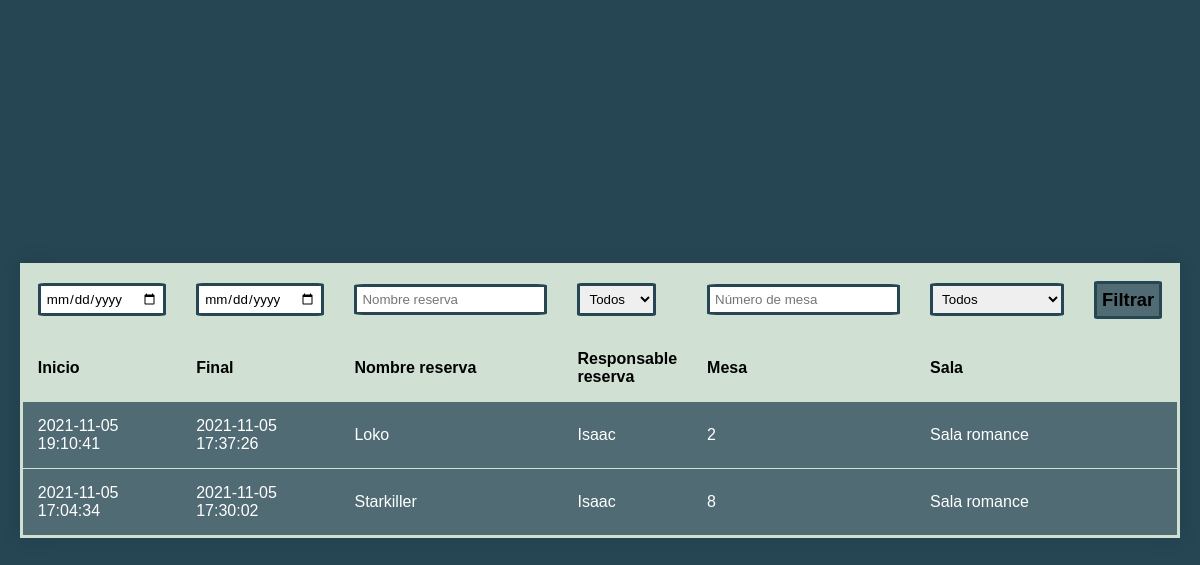
The page /view/historial.php on the database as committed earlier.
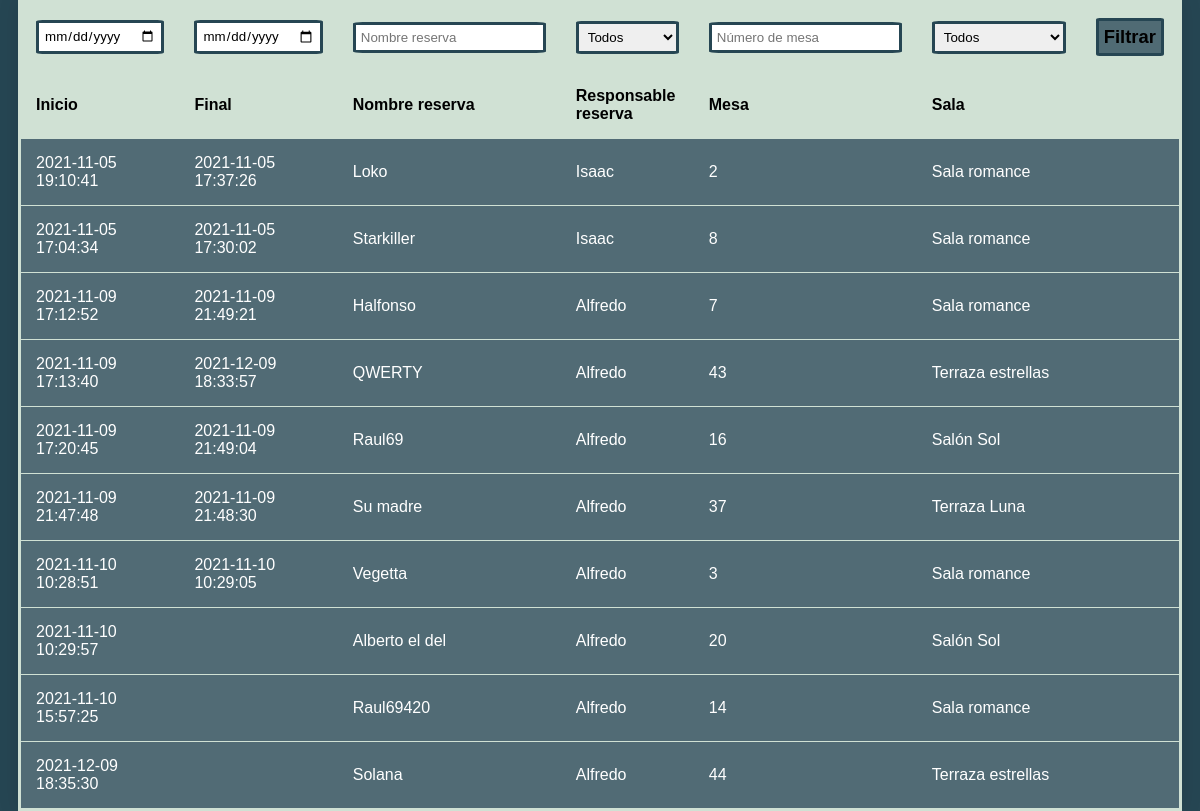
The same page on the database as committed later.
### tables this page shows
CREATE TABLE `tbl_reserva` (
  `id_res` int(11) NOT NULL,
  `horaIni_res` datetime NOT NULL,
  `horaFin_res` datetime DEFAULT NULL,
  `datos_res` varchar(30) NOT NULL,
  `id_use_fk` int(11) NOT NULL,
  `id_mes_fk` int(11) NOT NULL
);

CREATE TABLE `tbl_usuario` (
  `id_use` int(11) NOT NULL,
  `nombre_use` varchar(45) DEFAULT NULL,
  `email_use` varchar(50) NOT NULL,
  `pwd_use` varchar(50) NOT NULL,
  `tipo_use` enum('Camarero','Admin','Mantenimiento') NOT NULL
);

CREATE TABLE `tbl_mesa` (
  `id_mes` int(11) NOT NULL,
  `status_mes` enum('Libre','Mantenimiento','Ocupado/Reservado') NOT NULL,
  `capacidad_mes` int(3) NOT NULL,
  `id_sal_fk` int(11) NOT NULL
);

CREATE TABLE `tbl_sala` (
  `id_sal` int(11) NOT NULL,
  `nombre_sal` varchar(50) DEFAULT NULL,
  `capacidad_sal` int(3) DEFAULT NULL,
  `imagen_sal` varchar(45) DEFAULT NULL
);

### view/historial.php (the view, shortened to what this page needs)
<!DOCTYPE html>
<?php include_once '../services/connection.php';?>
<html lang="en">
<head>
    <link rel="stylesheet" href="../css/style.css">
</head>
<body class="historial">
        <div class="atras"><a href="menu.php"><i class="far fa-arrow-alt-square-left"></i></a></div>
        <div class="logout"><a href="../services/kill-login.php"><i class="fas fa-user-circle"></i></a></div>
<?php
    $reserva=$pdo->prepare("SELECT r.id_res, r.horaIni_res, r.horaFin_res, r.datos_res, u.nombre_use, m.id_mes, s.nombre_sal
    FROM tbl_reserva r
    INNER JOIN tbl_usuario u ON r.id_use_fk=u.id_use
    INNER JOIN tbl_mesa m ON r.id_mes_fk=m.id_mes
    INNER JOIN tbl_sala s ON m.id_sal_fk=s.id_sal;");
    $reserva->execute();
    $data = $reserva->fetchAll(PDO::FETCH_ASSOC);
?>
<div class="region-historial flex-cv">
        <table class="table-reservas">
        <thead>
            <tr><form action="./historial.php" method="POST">
                <th><input type="date" id="" name="horaIni_res" placeholder="Hora"></th>
                <th><input type="date" id="" value="" name="horaFin_res" placeholder="Hora"></th>
                <th><input type="text" id="" name="datos_res" placeholder="Nombre reserva"></th>
                <th><select name='nombre_use' value=''>
                <option value=''>Todos</option>
            </select></th>
                <th><input type="number" id="" name="id_mes" placeholder="Número de mesa"></th>
                <th><select name='nombre_sal' value=''>
                <option value=''>Todos</option>
            </select></th>
            <th><input class="boton-filtro" type="submit" value="Filtrar"></th>
                </form></tr>
<?php
    $queryGeneral = "SELECT r.id_res, r.horaIni_res, r.horaFin_res, r.datos_res, u.nombre_use, m.id_mes, s.nombre_sal
    FROM tbl_reserva r
    INNER JOIN tbl_usuario u ON r.id_use_fk=u.id_use
    INNER JOIN tbl_mesa m ON r.id_mes_fk=m.id_mes
    INNER JOIN tbl_sala s ON m.id_sal_fk=s.id_sal WHERE id_res LIKE '%%'";
        $reserva=$pdo->prepare($queryGeneral);
        $reserva->execute();
        $data = $reserva->fetchAll(PDO::FETCH_ASSOC);
?>
                <tr>
                    <th>Inicio</th>
                    <th>Final</th>
                    <th>Nombre reserva</th>
                    <th>Responsable reserva</th>
                    <th>Mesa</th>
                    <th>Sala</th>
                    <th></th>
                </tr>
            </thead>
            <tbody>
                <?php foreach ($data as $datas) { ?>
                <tr>
                    <td><?php echo $datas['horaIni_res'] ?></td>
                    <td><?php echo $datas['horaFin_res'] ?></td>
                    <td><?php echo $datas['datos_res'] ?></td>
                    <td><?php echo $datas['nombre_use'] ?></td>
                    <td><?php echo $datas['id_mes'] ?></td>
                    <td><?php echo $datas['nombre_sal'] ?></td>
                    <td></td>
                </tr>
                <?php } ?>
            </tbody>
        </table>
</div>
</body>
</html>

### css/style.css (style rules this page uses)
.flex-cv, .region-login form.login-form, .atras a, .logout a, .region-salas, .region-salas .grid-salas .sala, .region-mesas .mesa, .popup form { display: -webkit-box; display: -ms-flexbox; display: flex; -webkit-box-pack: center; -ms-flex-pack: center; justify-content: center; justify-items: center; -ms-flex-line-pack: center; align-content: center; -webkit-box-align: center; -ms-flex-align: center; align-items: center; }
:root { --color1: $color1; --color2: $color2; --color3: $color3; --color4: $color4; --color4: $color5; --red: $red; --yellow: $yellow; --white: $white; --black: $black; --fuente1: 'Quicksand', sans-serif; }
* { font-family: var(--fuente1); font-weight: 400; margin: 0; padding: 0; border: 0; }
body { height: 100%; width: 100%; min-height: 100vh; }
body.menu, body.salass, body.historial { background: #264653; }
.atras { position: absolute; top: 25px; left: 30px; transition: 0.5s; }
.atras a { margin-top: 3px; min-height: 55px; min-width: 55px; text-decoration: none; color: white; }
.logout { position: absolute; top: 25px; right: 30px; transition: 0.5s; }
.logout a { margin-top: 3px; min-height: 55px; min-width: 55px; text-decoration: none; color: white; }
.region-historial { min-height: 100vh; }
.region-historial input { padding: 5px; border-radius: 5%; border: 3px solid #264653; }
.boton-filtro { font-size: 2.3vh; font-weight: bold; cursor: pointer; background-color: #506B74; transition: 0.2s; }
.region-historial select { padding: 5px; border-radius: 5%; border: 3px solid #264653; cursor: pointer; transition: 0.2s; }
.region-historial table { width: 800px; border-collapse: collapse; overflow: hidden; -webkit-box-shadow: 0 0 20px rgba(0, 0, 0, 0.1); box-shadow: 0 0 20px rgba(0, 0, 0, 0.1); border: 3px solid #D0E1D4; }
.region-historial th, .region-historial td { padding: 15px; background-color: rgba(255, 255, 255, 0.2); color: #fff; }
.region-historial tr { border: 1px solid #D0E1D4; }
.region-historial th { color: black; text-align: left; font-weight: bold; }
.region-historial thead th { background-color: #D0E1D4; }
.region-historial tbody td { position: relative; }

Rows that differ between the two databases and show on the page:
added tbl_reserva: horaIni_res "2021-11-09 17:12:52", horaFin_res "2021-11-09 21:49:21", datos_res "Halfonso", tbl_usuario.nombre_use "Alfredo", tbl_mesa.id_mes "7", tbl_sala.nombre_sal "Sala romance"
added tbl_reserva: horaIni_res "2021-11-09 17:13:40", horaFin_res "2021-12-09 18:33:57", datos_res "QWERTY", tbl_usuario.nombre_use "Alfredo", tbl_mesa.id_mes "43", tbl_sala.nombre_sal "Terraza estrellas"
added tbl_reserva: horaIni_res "2021-11-09 17:20:45", horaFin_res "2021-11-09 21:49:04", datos_res "Raul69", tbl_usuario.nombre_use "Alfredo", tbl_mesa.id_mes "16", tbl_sala.nombre_sal "Salón Sol"
added tbl_reserva: horaIni_res "2021-11-09 21:47:48", horaFin_res "2021-11-09 21:48:30", datos_res "Su madre", tbl_usuario.nombre_use "Alfredo", tbl_mesa.id_mes "37", tbl_sala.nombre_sal "Terraza Luna"
added tbl_reserva: horaIni_res "2021-11-10 10:28:51", horaFin_res "2021-11-10 10:29:05", datos_res "Vegetta", tbl_usuario.nombre_use "Alfredo", tbl_mesa.id_mes "3", tbl_sala.nombre_sal "Sala romance"
added tbl_reserva: horaIni_res "2021-11-10 10:29:57", datos_res "Alberto el del", tbl_usuario.nombre_use "Alfredo", tbl_mesa.id_mes "20", tbl_sala.nombre_sal "Salón Sol"
added tbl_reserva: horaIni_res "2021-11-10 15:57:25", datos_res "Raul69420", tbl_usuario.nombre_use "Alfredo", tbl_mesa.id_mes "14", tbl_sala.nombre_sal "Sala romance"
added tbl_reserva: horaIni_res "2021-12-09 18:35:30", datos_res "Solana", tbl_usuario.nombre_use "Alfredo", tbl_mesa.id_mes "44", tbl_sala.nombre_sal "Terraza estrellas"
